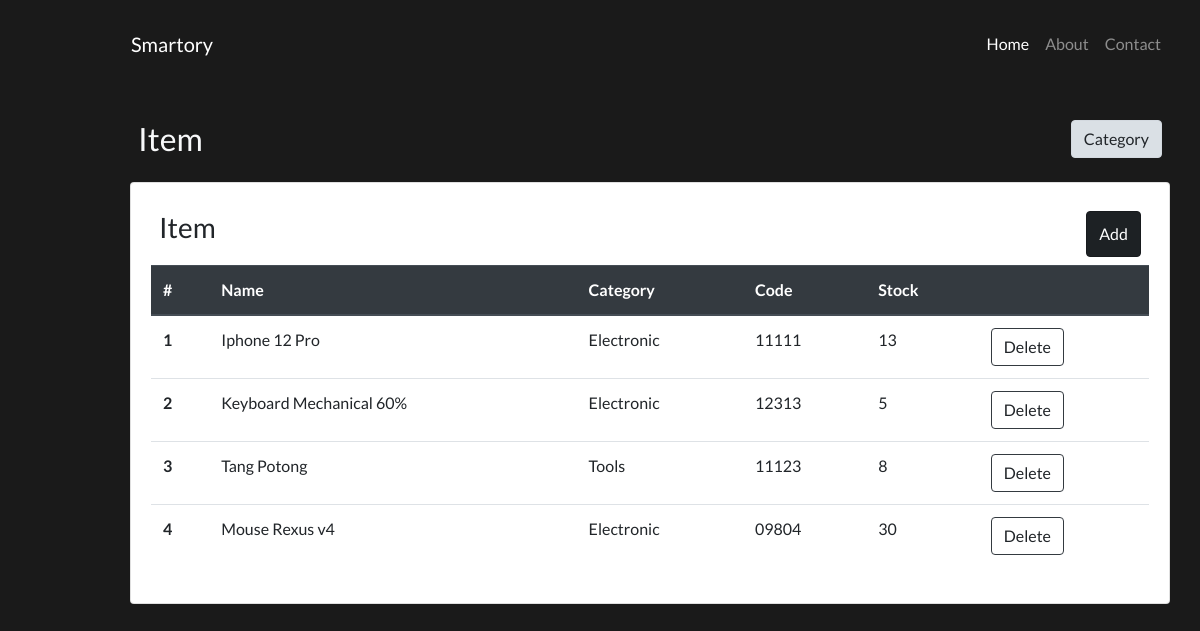
/screen/itemIndex.php, run on the app's committed database.
### tables this page shows
CREATE TABLE `item` (
  `id` int(11) NOT NULL,
  `name` varchar(50) NOT NULL,
  `category` int(11) NOT NULL,
  `code` char(10) NOT NULL,
  `stock` int(10) NOT NULL
);

CREATE TABLE `category` (
  `id` int(11) NOT NULL,
  `category` varchar(50) NOT NULL
);

### class/DB.php (called while the page is built, shortened)
<?php
class DB{
  private $hostname = 'localhost';
  private $username = 'root';
  private $password = '';
  private $database = 'db_inventory';
  public function __construct(){
    $this->db = mysqli_connect($this->hostname, $this->username, $this->password,$this->database);
  }
}

### class/Item.php (called while the page is built, shortened)
<?php
include_once('DB.php');
class Item extends DB
{
  public function index()
  {
    $sql = "SELECT * FROM item INNER JOIN category ON category.id = item.category";
    $exe = $this->db->query($sql);
    $data = $exe->fetch_all(MYSQLI_ASSOC);
    return $data;
  }
}

### widget/categoryPage/itemTable.php (the view, shortened to what this page needs)
<div class="">
  <div class="card">
    <div class="card-body">
      <div class="row m-2">
        <h3 class="card-title mr-auto">Item</h3>
        <button type="button" class="btn btn-dark active" data-toggle="modal" data-target="#supplyAdd">Add</button>
      </div>
      <table class="table ">
        <thead class="thead-dark">
          <tr>
            <th scope="col">#</th>
            <th scope="col">Name</th>
            <th scope="col">Category</th>
            <th scope="col">Code</th>
            <th scope="col">Stock</th>
            <th scope="col"></th>
          </tr>
        </thead>
        <tbody>
          <?php foreach ($data_item as $key => $item) : ?>
            <tr>
              <th scope="row"><?= $key + 1 ?></th>
              <td><?= $item['name']; ?></td>
              <td><?= $item['category']; ?></td>
              <td><?= $item['code']; ?></td>
              <td><?= $item['stock']; ?></td>
              <td>
                <form method="POST">
                  <button class="btn border border-dark " name="destroyItem">Delete</button>
                </form>
              </td>
            </tr>
          <?php endforeach ?>
        </tbody>
      </table>
    </div>
  </div>
</div>

### global/style.css (style rules this page uses)
* { font-family: 'Lato', sans-serif; }
body { height: 100%; }
.black { background-color: #1a1a1a; }

### data on the page
item: name "Iphone 12 Pro", category.category "Electronic", code "11111", stock "13"
item: name "Keyboard Mechanical 60%", category.category "Electronic", code "12313", stock "5"
item: name "Tang Potong", category.category "Tools", code "11123", stock "8"
item: name "Mouse Rexus v4", category.category "Electronic", code "09804", stock "30"
